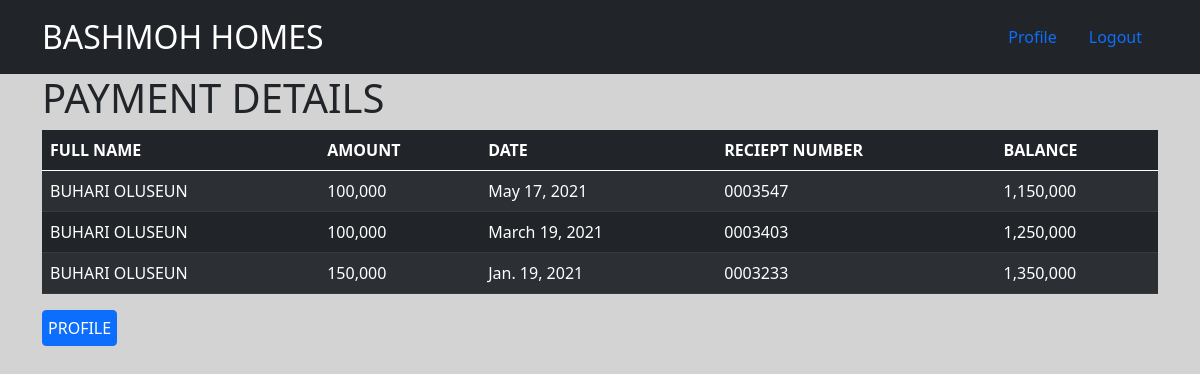
/customer_info/payment (signed in), run on the app's committed database.
### customer_info/models.py (models this page shows, shortened)
class Account_detail(models.Model):
    customer = models.ForeignKey(Customer,on_delete=models.CASCADE)
    amount_paid = models.IntegerField()
    date = models.DateField()
    reciept_number = models.IntegerField()
    balance = models.IntegerField()

class Customer(models.Model):
    full_name = models.CharField(max_length=30)
    gender = models.CharField(max_length=6)
    home_address = models.CharField(max_length=50)
    office_address = models.CharField(max_length=50)
    phone_number = models.IntegerField(primary_key=True)
    email = models.EmailField(max_length=30)
    next_of_kin = models.CharField(max_length=30)
    relationship = models.CharField(max_length=20)
    estate = models.CharField(max_length=30)
    plots = models.IntegerField()
    amount = models.IntegerField()
    amount_paid = models.IntegerField()
    balance = models.IntegerField()
    registration_date = models.DateField()
    deadline_date = models.DateField(default=date.today)
    payment_complete = models.BooleanField(default=False)
    documentation = models.BooleanField(default=False)
    def __str__(self):
        return self.full_name

### customer_info/views.py (the view)
# urls.py: path('payment',views.PaymentListView.as_view(),name='payment'),
class PaymentListView(ListView):
    model = Account_detail
    def get_queryset(self):
        queryset = Account_detail.objects.filter(customer__full_name='{} {}'.format(self.request.user.first_name,
                                                                                            self.request.user.last_name).upper())
        return queryset

### templates/customer_info/account_detail_list.html
{% extends 'customer_info/base.html' %}
{% load humanize %}
{% block content %}
  <div class="container">
      <h1>PAYMENT DETAILS</h1>
        <table class="table table-dark table-striped">
          <thead>
            <tr>
              <th scope="col">FULL NAME</th>
              <th scope="col">AMOUNT</th>
              <th scope="col">DATE</th>
              <th scope="col">RECIEPT NUMBER</th>
              <th scope="col">BALANCE</th>
            </tr>
          </thead>
          <tbody>
            {% for record in account_detail_list %}
              <tr>
                <td>{{record.customer}}</td>
                <td>{{record.amount_paid  | intcomma }}</td>
                <td>{{record.date}}</td>
                <td>000{{record.reciept_number}}</td>
                <td>{{record.balance  | intcomma }}</td>
              </tr>
            {% endfor %}
          </tbody>
        </table>
          <a class="btn btn-primary" type="button" style='padding:5px' href="{% url 'customer_info:detail' user.userprofileinfo.phone_number %}">PROFILE</a>
  </div>
{% endblock%}

### data on the page
Account_detail: customer "BUHARI OLUSEUN", amount_paid "100,000", date "May 17, 2021", reciept_number "3547", balance "1,150,000"
Account_detail: customer "BUHARI OLUSEUN", amount_paid "100,000", date "March 19, 2021", reciept_number "3403", balance "1,250,000"
Account_detail: customer "BUHARI OLUSEUN", amount_paid "150,000", date "Jan. 19, 2021", reciept_number "3233", balance "1,350,000"
